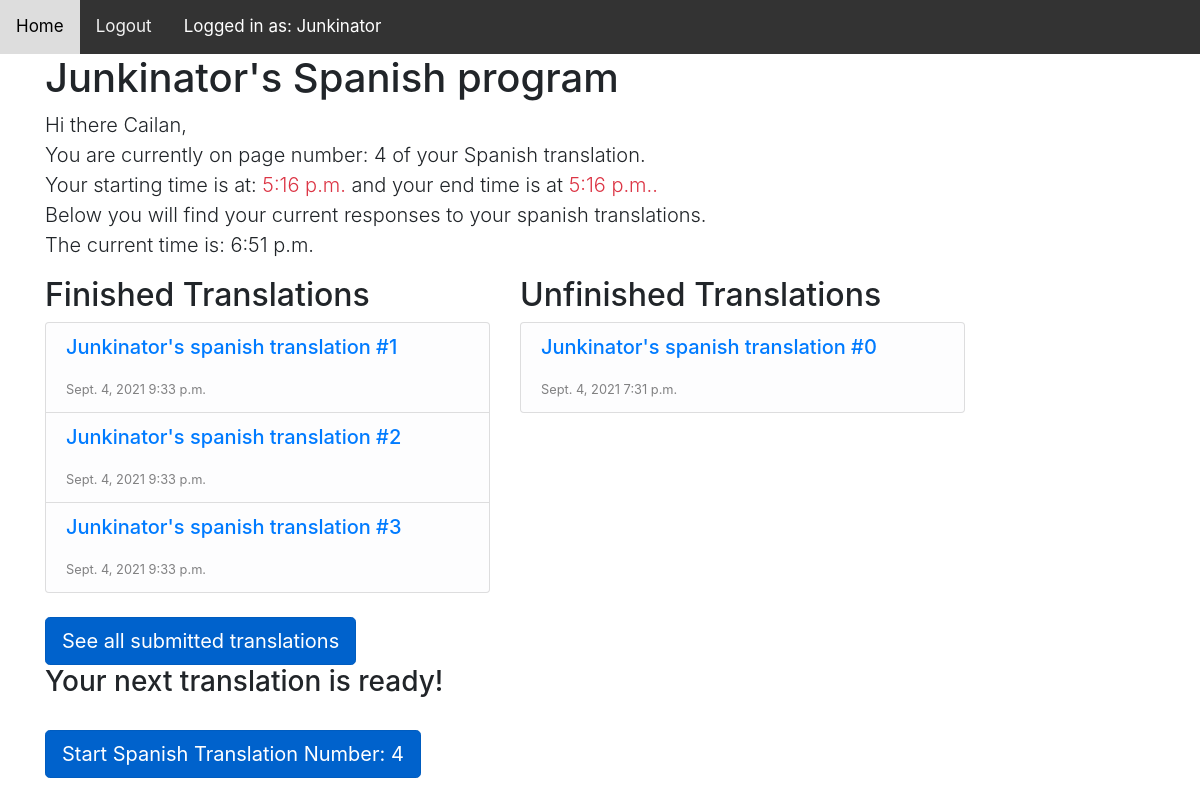
/retranslation/Junkinator/spanish (signed in), run on an earlier commit of the app's database.
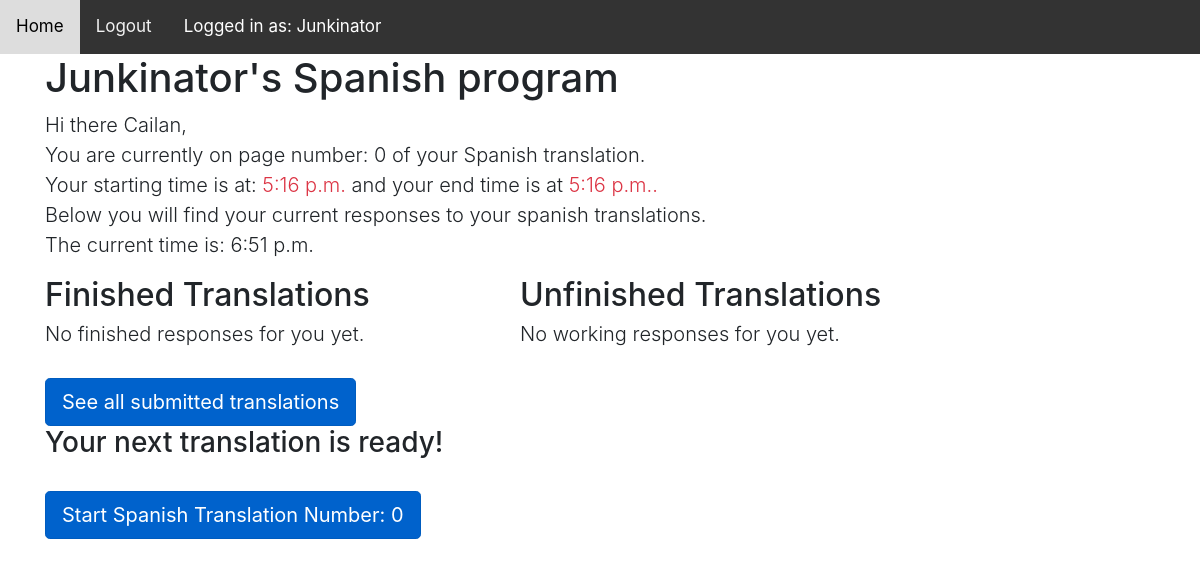
And on a later commit of the database.
### reTranslation/models.py (models this page shows, shortened)
class Program(models.Model):
    program_choices = (
        ('french','French'),
        ('spanish','Spanish',)
    )
    programName = models.CharField(max_length=40,
                                   choices=program_choices,
                                   default='spanish')
    programCount = models.IntegerField(default=0)
    member = models.ForeignKey(User, on_delete=models.CASCADE,
                               related_name='programs')
    firstname = models.CharField(max_length=40,null=False,default="")
    lastname = models.CharField(max_length=40, null=False,default="")
    created = models.DateTimeField(auto_now_add=True)
    startTime = models.TimeField(default=timezone.now)
    endTime = models.TimeField(default=timezone.now)
    active = models.BooleanField(default=False)
    served = models.BooleanField(default=False)
    totalCount = models.IntegerField(default=0)
    totalComplete = models.IntegerField(default=0)
    photo = models.ImageField(upload_to='programs/', blank=True)
    def get_next_payload_url(self):
        return reverse('retranslation:response_detail',args=[
            self.member.username,
            self.programName,
            self.programCount
        ])

class Reponse(models.Model):
    program = models.ForeignKey(Program,
                                on_delete=models.CASCADE,
                                related_name='reponses')
    payload = models.ForeignKey(Payload,
                                on_delete=models.PROTECT,
                                related_name='reponses')
    textresponse = models.TextField(max_length=100000,
                                    default=None,verbose_name="Your Translation")
    finished = models.BooleanField(default=False)
    created = models.DateTimeField(default=timezone.now)
    class Meta:
        ordering = ['payload__payloadnumber',]
    def get_absolute_url(self):
        return reverse('retranslation:response_detail', args=[
            self.program.member.username,
            self.program.programName,
            self.payload.payloadnumber
        ])
    def __str__(self):
        return self.program.member.username + "'s " + \
            self.program.programName + " translation #" +\
            str(self.payload.payloadnumber)

class Payload(models.Model):
    program_choices = (
        ('french','French'),
        ('spanish','Spanish'),
        ('none','None'),
    )
    payloadnumber = models.IntegerField()
    content = models.TextField(default=None)
    programName = models.CharField(max_length=40,
                                   choices=program_choices,
                                   default='none')
    class Meta:
        ordering = ['programName','payloadnumber']

### reTranslation/views.py (the view)
# urls.py: path('<slug:user>/<slug:programname>',views.program_detail,
@login_required
def program_detail(request, user, programname):
    if user != request.user.username:
        return redirect('retranslation:list_programs')
    program = get_object_or_404(Program,
                                member__username=user,
                                programName=programname)
    reponses = Reponse.objects.filter(program__member__username=user,
                                      program__programName=programname,
                                      finished=True)
    if reponses.count() >= 6:
        scrollAble= "pre-scrollable"
    else:
        scrollAble = ""
    unFinished = Reponse.objects.filter(program__member__username=user,
                                        program__programName=programname,
                                        finished=False)
    if unFinished.count() >= 6:
        finishScroll = "pre-scrollable"
    else:
        finishScroll = ""
    myTime = timezone.now()
    return render(request,
                  'reTranslation/detail.html',
                  {'program':program,
                   'reponses':reponses,
                   'unfinished':unFinished,
                   'scroll':scrollAble,
                   'finishscroll':finishScroll,
                   'currenttime':myTime})

### reTranslation/templates/reTranslation/detail.html (shortened to what the changed rows need)
{% extends "reTranslation/base.html" %}
{% block content %}
    <div class="container">
        <div class="row">
            <div class="col-10">
                <h1>{{ program.member|capfirst }}'s {{ program.programName|capfirst }} program </h1>
                <p class="lead">Hi there {{ program.firstname }}, <br>
                    You are currently on page number: {{ program.programCount }} of your {{ program.programName|capfirst }}
                    translation. <br>
                    Your starting time is at: <span class="text-danger">{{ program.startTime|time }}</span> and your end
                    time is at
                    <span class="text-danger">{{ program.endTime|time }}.</span><br>
                    Below you will find your current responses to your {{ program.programName }} translations.<br>
                    The current time is: {{ currenttime|time }} <br>
                </p>
            </div>
        </div>
        <div class="row">
            <div class="col-5">
                <h2>Finished Translations</h2>
                    <div class="list-group {{ scroll }}">
                        {% if reponses %}
                            {% for response in reponses %}
                                    <li class="list-group-item list-group-item-light">
                                        <a class="h5" href="{{ response.get_absolute_url }}">
                                        {{ response | linebreaks }}
                                        </a>
                                        <small>{{ response.created|date }} {{ response.created|time }}</small>
                                    </li>
                            {% endfor %}
                        {% else %}
                            <h6 class="lead">
                                No finished responses for you yet.
                            </h6>
                        {% endif %}
                    </div>
            </div>
            <div class="col-5">
                <h2>Unfinished Translations</h2>
                    <div class="list-group {{ finishscroll }}">
                        {% if unfinished %}
                            {% for response in unfinished %}
                                    <li class="list-group-item list-group-item-light">
                                        <a class="h5" href="{{ response.get_absolute_url }}">
                                        {{ response | linebreaks }}
                                        </a>
                                        <small>{{ response.created|date }} {{ response.created|time }}</small>
                                    </li>
                            {% endfor %}
                        {% else %}
                            <h6 class="lead">
                                No working responses for you yet.
                            </h6>
                        {% endif %}
                    </div>
            </div>
        </div>
        <br>
        <div class="row">
            <div class="col-5">
                <h3> Your next translation is ready!</h3>
                <br>
                <a class="btn btn-primary btn-lg active"
                   role="button"
                   aria-pressed="true"
                   href="{{ program.get_next_payload_url }}">Start {{ program.programName|capfirst }} Translation
                    Number: {{ program.programCount }}</a>
            </div>
        </div>
    </div>
{% endblock %}

What changed in the data, as far as the page shows it:
removed Reponse: program+payload "Junkinator's spanish translation #1", created "Sept. 4, 2021", created "9:33 p.m.", shown under "Finished Translations"
removed Reponse: program+payload "Junkinator's spanish translation #2", created "Sept. 4, 2021", created "9:33 p.m.", shown under "Finished Translations"
removed Reponse: program+payload "Junkinator's spanish translation #3", created "Sept. 4, 2021", created "9:33 p.m.", shown under "Finished Translations"
no longer on this page (row edited): Reponse: program+payload "Junkinator's spanish translation #0", created "Sept. 4, 2021", created "7:31 p.m.", shown under "Unfinished Translations"
changed Program "Spanish": programCount "4" → "0"
Also different on the page:
text now shown: "No finished responses for you yet. No working responses for you yet."
